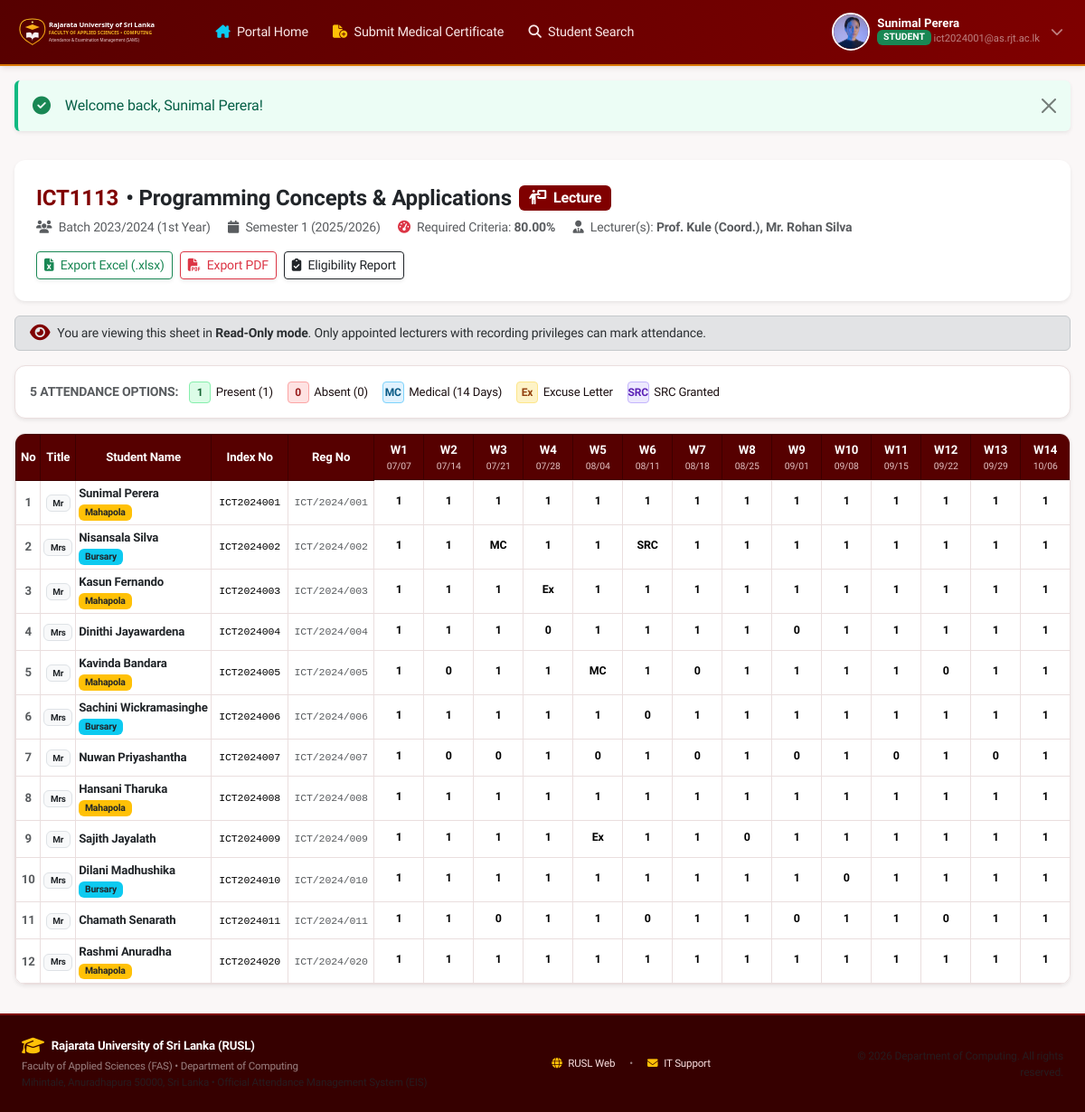
The app's page /attendance_sheet.php (signed in) with its own data.
### tables this page shows
CREATE TABLE IF NOT EXISTS `students` (
    `id` INT AUTO_INCREMENT PRIMARY KEY,
    `reg_number` VARCHAR(50) NOT NULL UNIQUE,
    `index_number` VARCHAR(50) NOT NULL UNIQUE,
    `nic` VARCHAR(30) NULL,
    `name` VARCHAR(255) NOT NULL,
    `gender` ENUM('Male', 'Female') NOT NULL,
    `title` VARCHAR(10) NOT NULL,
    `batch_id` INT NOT NULL,
    `is_mahapola` TINYINT(1) DEFAULT 0,
    `is_bursary` TINYINT(1) DEFAULT 0,
    `email` VARCHAR(191) NULL UNIQUE,
    `created_at` TIMESTAMP DEFAULT CURRENT_TIMESTAMP,
    CONSTRAINT `fk_student_batch` FOREIGN KEY (`batch_id`) REFERENCES `academic_batches` (`id`) ON DELETE RESTRICT
);

CREATE TABLE IF NOT EXISTS `course_offerings` (
    `id` INT AUTO_INCREMENT PRIMARY KEY,
    `course_id` INT NOT NULL,
    `session_type` ENUM('lecture', 'practical') NOT NULL,
    `offering_code` VARCHAR(50) NOT NULL UNIQUE,
    `display_name` VARCHAR(255) NOT NULL,
    `eligibility_threshold` DECIMAL(5,2) DEFAULT 80.00,
    `is_locked` TINYINT(1) DEFAULT 0,
    `locked_at` DATETIME NULL,
    `locked_by` INT NULL,
    `created_at` TIMESTAMP DEFAULT CURRENT_TIMESTAMP,
    CONSTRAINT `fk_offering_course` FOREIGN KEY (`course_id`) REFERENCES `courses` (`id`) ON DELETE CASCADE,
    CONSTRAINT `fk_offering_locked_by` FOREIGN KEY (`locked_by`) REFERENCES `users` (`id`) ON DELETE SET NULL
);

CREATE TABLE IF NOT EXISTS `courses` (
    `id` INT AUTO_INCREMENT PRIMARY KEY,
    `course_code` VARCHAR(30) NOT NULL UNIQUE,
    `course_name` VARCHAR(255) NOT NULL,
    `batch_id` INT NOT NULL,
    `semester_id` INT NOT NULL,
    `has_practical` TINYINT(1) DEFAULT 0,
    `created_at` TIMESTAMP DEFAULT CURRENT_TIMESTAMP,
    CONSTRAINT `fk_course_batch` FOREIGN KEY (`batch_id`) REFERENCES `academic_batches` (`id`) ON DELETE CASCADE,
    CONSTRAINT `fk_course_semester` FOREIGN KEY (`semester_id`) REFERENCES `semesters` (`id`) ON DELETE CASCADE
);

CREATE TABLE IF NOT EXISTS `academic_batches` (
    `id` INT AUTO_INCREMENT PRIMARY KEY,
    `batch_name` VARCHAR(100) NOT NULL,
    `batch_code` VARCHAR(20) NOT NULL UNIQUE,
    `year_of_study` INT NOT NULL,
    `academic_year` VARCHAR(30) NOT NULL,
    `is_active` TINYINT(1) DEFAULT 1,
    `created_at` TIMESTAMP DEFAULT CURRENT_TIMESTAMP
);

CREATE TABLE IF NOT EXISTS `semesters` (
    `id` INT AUTO_INCREMENT PRIMARY KEY,
    `semester_number` INT NOT NULL,
    `academic_year` VARCHAR(30) NOT NULL,
    `is_current` TINYINT(1) DEFAULT 1,
    `start_date` DATE NULL,
    `end_date` DATE NULL,
    `created_at` TIMESTAMP DEFAULT CURRENT_TIMESTAMP,
    UNIQUE KEY `uk_semester_year` (`semester_number`, `academic_year`)
);

CREATE TABLE IF NOT EXISTS `offering_weeks` (
    `id` INT AUTO_INCREMENT PRIMARY KEY,
    `offering_id` INT NOT NULL,
    `week_number` INT NOT NULL,
    `session_date` DATE NULL,
    `topic_covered` VARCHAR(255) NULL,
    UNIQUE KEY `uk_offering_week` (`offering_id`, `week_number`),
    CONSTRAINT `fk_ow_offering` FOREIGN KEY (`offering_id`) REFERENCES `course_offerings` (`id`) ON DELETE CASCADE
);

CREATE TABLE IF NOT EXISTS `course_enrollments` (
    `id` INT AUTO_INCREMENT PRIMARY KEY,
    `offering_id` INT NOT NULL,
    `student_id` INT NOT NULL,
    `practical_qualification_status` ENUM('pending', 'qualified', 'disqualified') DEFAULT 'pending',
    `hod_qualification_remarks` TEXT NULL,
    `hod_evaluated_at` DATETIME NULL,
    `hod_evaluated_by` INT NULL,
    UNIQUE KEY `uk_offering_student` (`offering_id`, `student_id`),
    CONSTRAINT `fk_ce_offering` FOREIGN KEY (`offering_id`) REFERENCES `course_offerings` (`id`) ON DELETE CASCADE,
    CONSTRAINT `fk_ce_student` FOREIGN KEY (`student_id`) REFERENCES `students` (`id`) ON DELETE CASCADE,
    CONSTRAINT `fk_ce_hod` FOREIGN KEY (`hod_evaluated_by`) REFERENCES `users` (`id`) ON DELETE SET NULL
);

### public/attendance_sheet.php (the view, shortened to what the rows shown need)
<?php
require_once __DIR__ . '/../config/app.php';
require_once __DIR__ . '/../services/EligibilityService.php';
$eligibilityService = new EligibilityService();
$offeringId = isset($_GET['id']) ? (int)$_GET['id'] : 1;
$data = $eligibilityService->getOfferingAttendanceSheet($offeringId);
$offering = $data['offering'];
$weeks = $data['weeks'];
$weeksEvaluated = $data['weeks_evaluated'];
$students = $data['students'];
$isLocked = (bool)$offering['is_locked'];
$canEdit = false;
require_once __DIR__ . '/layout/header.php';
?>
<div class="card shadow-sm border-0 mb-3 bg-white">
    <div class="card-body p-4">
        <div class="d-flex flex-wrap justify-content-between align-items-start gap-3">
            <div>
                <div class="d-flex align-items-center gap-2 mb-1">
                    <span class="fs-4 fw-bold text-primary"><?= e($offering['course_code']) ?></span>
                    <span class="fs-4 fw-bold text-dark">&bull; <?= e($offering['course_name']) ?></span>
                    <?php if ($offering['session_type'] === 'practical'): ?>
                        <span class="badge bg-warning text-dark fs-6"><i class="fa-solid fa-flask-vial me-1"></i> Practical Session</span>
                    <?php else: ?>
                        <span class="badge bg-primary fs-6"><i class="fa-solid fa-person-chalkboard me-1"></i> Lecture</span>
                    <?php endif; ?>
                </div>
                <div class="text-muted small">
                    <span class="me-3"><i class="fa-solid fa-users me-1"></i> <?= e($offering['batch_name']) ?></span>
                    <span class="me-3"><i class="fa-solid fa-calendar me-1"></i> Semester <?= e($offering['semester_number']) ?> (<?= e($offering['academic_year']) ?>)</span>
                    <span class="me-3"><i class="fa-solid fa-gauge-high me-1 text-danger"></i> Required Criteria: <strong><?= e($offering['eligibility_threshold']) ?>%</strong></span>
                    <span><i class="fa-solid fa-user-tie me-1"></i> Lecturer(s): <strong>
                    </strong></span>
                </div>
            </div>
        </div>
    </div>
</div>
<form method="POST" action="attendance_sheet.php?id=<?= $offeringId ?>" id="attendanceForm">
    <div class="attendance-table-wrapper mb-3 shadow-sm">
        <table class="table attendance-table table-bordered align-middle"
               data-weeks-evaluated="<?= $weeksEvaluated ?>"
               data-threshold="<?= $offering['eligibility_threshold'] ?>"
               data-is-practical="<?= $offering['session_type'] === 'practical' ? '1' : '0' ?>"
               id="attendanceTable">
            <thead>
                <tr>
                    <th rowspan="2" style="width: 32px;">No</th>
                    <th rowspan="2" style="width: 40px;">Title</th>
                    <th rowspan="2" style="min-width: 150px;">Student Name</th>
                    <th rowspan="2" style="min-width: 85px;">Index No</th>
                    <th rowspan="2" style="min-width: 95px;">Reg No</th>
                    <?php for ($w = 1; $w <= 15; $w++): ?>
                        <th class="week-header">
                            <div>W<?= $w ?></div>
                            <span class="date-subhead">
                                <?= $weeks[$w]['session_date'] ? date('m/d', strtotime($weeks[$w]['session_date'])) : '-' ?>
                            </span>
                        </th>
                    <?php endfor; ?>
                </tr>
            </thead>
            <tbody>
                <?php if (empty($students)): ?>
                    <tr>
                        <td colspan="26" class="text-center py-4 text-muted">
                            No students enrolled in this course offering.
                        </td>
                    </tr>
                <?php else: ?>
                    <?php foreach ($students as $st): ?>
                        <tr>
                            <td class="text-muted fw-bold"><?= $st['no'] ?></td>
                            <td><span class="badge bg-light text-dark border"><?= e($st['title']) ?></span></td>
                            <td class="text-start">
                                <div class="fw-semibold text-dark"><?= e($st['name']) ?></div>
                                <?php if ($st['is_mahapola']): ?>
                                    <span class="badge bg-warning text-dark" style="font-size: 0.65rem;">Mahapola</span>
                                <?php endif; ?>
                                <?php if ($st['is_bursary']): ?>
                                    <span class="badge bg-info text-dark" style="font-size: 0.65rem;">Bursary</span>
                                <?php endif; ?>
                            </td>
                            <td class="font-monospace small"><?= e($st['index_number']) ?></td>
                            <td class="font-monospace small text-muted"><?= e($st['reg_number']) ?></td>
                            <?php for ($w = 1; $w <= 15; $w++): ?>
                                <?php $currentVal = $st['weeks'][$w] ?? '0'; ?>
                                <td class="p-1">
                                    <?php if ($canEdit && !$isLocked): ?>
                                        <select name="att[<?= $st['student_id'] ?>][<?= $w ?>]"
                                                class="form-select form-select-sm att-select week-col-<?= $w ?>">
                                            <option value="1" <?= $currentVal === '1' ? 'selected' : '' ?>>1</option>
                                            <option value="0" <?= $currentVal === '0' ? 'selected' : '' ?>>0</option>
                                            <option value="MC" <?= $currentVal === 'MC' ? 'selected' : '' ?>>MC</option>
                                            <option value="Ex" <?= $currentVal === 'Ex' ? 'selected' : '' ?>>Ex</option>
                                            <option value="SRC" <?= $currentVal === 'SRC' ? 'selected' : '' ?>>SRC</option>
                                        </select>
                                    <?php else: ?>
                                        <span class="att-select d-inline-block val-<?= e($currentVal) ?> py-1" style="cursor: default;">
                                            <?= e($currentVal) ?>
                                        </span>
                                    <?php endif; ?>
                                </td>
                            <?php endfor; ?>
                        </tr>
                    <?php endforeach; ?>
                <?php endif; ?>
            </tbody>
        </table>
    </div>
</form>
<?php require_once __DIR__ . '/layout/footer.php'; ?>

### public/layout/header.php (shortened to what the rows shown need)
<?php
require_once __DIR__ . '/../../config/app.php';
$user = getCurrentUser();
$role = $user['role'] ?? null;
$avatarImg = 'assets/images/avatar_student.jpg';
?>
<!DOCTYPE html>
<html lang="en">
<head>
    <link href="https://cdnjs.cloudflare.com/ajax/libs/bootstrap/5.3.3/css/bootstrap.min.css" rel="stylesheet">
    <link rel="stylesheet" href="https://cdnjs.cloudflare.com/ajax/libs/font-awesome/6.5.1/css/all.min.css">
    <link rel="stylesheet" href="assets/css/style.css">
</head>
<body>
    <nav class="navbar navbar-expand-lg navbar-dark navbar-sams sticky-top">
        <div class="container-fluid px-3">
            <div class="collapse navbar-collapse" id="samsNavbar">
                <?php if (isLoggedIn()): ?>
                    <ul class="navbar-nav me-auto mb-2 mb-lg-0 ms-lg-3">
                        <li class="nav-item">
                            <a class="nav-link <?= (basename($_SERVER['PHP_SELF']) == 'dashboard.php' || basename($_SERVER['PHP_SELF']) == $role . '_dashboard.php') ? 'active' : '' ?>" href="dashboard.php">
                                <i class="fa-solid fa-house-chimney me-1 text-info"></i> Portal Home
                            </a>
                        </li>
                        <?php if ($role === 'student'): ?>
                            <li class="nav-item">
                                <a class="nav-link <?= basename($_SERVER['PHP_SELF']) == 'absence_requests.php' ? 'active' : '' ?>" href="absence_requests.php">
                                    <i class="fa-solid fa-file-circle-plus me-1 text-warning"></i> Submit Medical Certificate
                                </a>
                            </li>
                        <?php endif; ?>
                        <li class="nav-item">
                            <a class="nav-link <?= basename($_SERVER['PHP_SELF']) == 'student_search.php' ? 'active' : '' ?>" href="student_search.php">
                                <i class="fa-solid fa-magnifying-glass me-1"></i> Student Search
                            </a>
                        </li>
                    </ul>
                    <div class="d-flex align-items-center ms-auto">
                        <div class="dropdown">
                            <button class="btn btn-dark d-flex align-items-center gap-2 py-1 px-2 border-0 bg-transparent text-white" type="button" data-bs-toggle="dropdown" aria-expanded="false">
                                <img src="<?= e($avatarImg) ?>" alt="Avatar" class="user-avatar-img">
                                <div class="text-start d-none d-md-block">
                                    <div class="fw-bold" style="font-size: 0.825rem; line-height: 1.1;"><?= e($user['full_name']) ?></div>
                                    <div class="text-white-50" style="font-size: 0.7rem;">
                                        <?php
                                            $badgeClass = 'bg-success';
                                        ?>
                                        <span class="badge <?= $badgeClass ?> px-1.5 py-0.5 text-uppercase" style="font-size: 0.65rem;">
                                            <?= e($role) ?>
                                        </span>
                                        <?= e($user['email']) ?>
                                    </div>
                                </div>
                                <i class="fa-solid fa-chevron-down text-white-50 small ms-1"></i>
                            </button>
                        </div>
                    </div>
                <?php endif; ?>
            </div>
        </div>
    </nav>
    <main class="main-content py-3">
        <div class="container-fluid px-3">

### records on screen
students: name "Sunimal Perera", email "ict2024001@as.rjt.ac.lk"
course_offerings: course.course_code "ICT1113", course.course_name "Programming Concepts & Applications", academic_batches.batch_name "Batch 2023/2024 (1st Year)", semesters.semester_number "1", semesters.academic_year "2025/2026", eligibility_threshold "80.00"
offering_weeks: session_date "07/07"
offering_weeks: session_date "07/14"
offering_weeks: session_date "07/21"
offering_weeks: session_date "07/28"
offering_weeks: session_date "08/04"
offering_weeks: session_date "08/11"
offering_weeks: session_date "08/18"
offering_weeks: session_date "08/25"
offering_weeks: session_date "09/01"
offering_weeks: session_date "09/08"
offering_weeks: session_date "09/15"
offering_weeks: session_date "09/22"
offering_weeks: session_date "09/29"
offering_weeks: session_date "10/06"
course_enrollments: no "1", student.title "Mr", student.name "Sunimal Perera", shows "Mahapola", student.index_number "ICT2024001", student.reg_number "ICT/2024/001", currentVal "1"
course_enrollments: no "2", student.title "Mrs", student.name "Nisansala Silva", shows "Bursary", student.index_number "ICT2024002", student.reg_number "ICT/2024/002", currentVal "1", currentVal "MC", currentVal "SRC"
course_enrollments: no "3", student.title "Mr", student.name "Kasun Fernando", shows "Mahapola", student.index_number "ICT2024003", student.reg_number "ICT/2024/003", currentVal "1", currentVal "Ex"
course_enrollments: no "4", student.title "Mrs", student.name "Dinithi Jayawardena", student.index_number "ICT2024004", student.reg_number "ICT/2024/004", currentVal "1", currentVal "0"
course_enrollments: no "5", student.title "Mr", student.name "Kavinda Bandara", shows "Mahapola", student.index_number "ICT2024005", student.reg_number "ICT/2024/005", currentVal "1", currentVal "0", currentVal "MC"
course_enrollments: no "6", student.title "Mrs", student.name "Sachini Wickramasinghe", shows "Bursary", student.index_number "ICT2024006", student.reg_number "ICT/2024/006", currentVal "1", currentVal "0"
course_enrollments: no "7", student.title "Mr", student.name "Nuwan Priyashantha", student.index_number "ICT2024007", student.reg_number "ICT/2024/007", currentVal "1", currentVal "0"
course_enrollments: no "8", student.title "Mrs", student.name "Hansani Tharuka", shows "Mahapola", student.index_number "ICT2024008", student.reg_number "ICT/2024/008", currentVal "1"
course_enrollments: no "9", student.title "Mr", student.name "Sajith Jayalath", student.index_number "ICT2024009", student.reg_number "ICT/2024/009", currentVal "1", currentVal "Ex", currentVal "0"
course_enrollments: no "10", student.title "Mrs", student.name "Dilani Madhushika", shows "Bursary", student.index_number "ICT2024010", student.reg_number "ICT/2024/010", currentVal "1", currentVal "0"
course_enrollments: no "11", student.title "Mr", student.name "Chamath Senarath", student.index_number "ICT2024011", student.reg_number "ICT/2024/011", currentVal "1", currentVal "0"
course_enrollments: no "12", student.title "Mrs", student.name "Rashmi Anuradha", shows "Mahapola", student.index_number "ICT2024020", student.reg_number "ICT/2024/020", currentVal "1"

### other values on screen
$role "STUDENT"
$msg "Welcome back, Sunimal Perera!"
APP_UNIVERSITY "Rajarata University of Sri Lanka (RUSL)"
APP_FACULTY "Faculty of Applied Sciences (FAS)"
APP_DEPT "Department of Computing"
